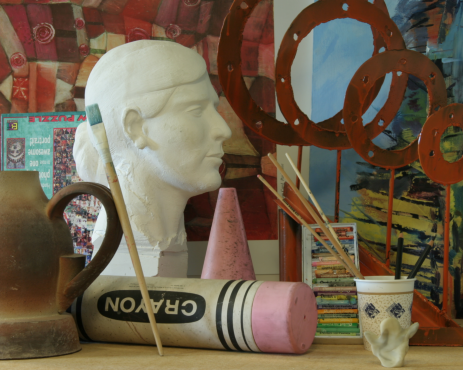
%> input picture Data/view1.png, 463 x 370 px
$ octave Block_Matching.m   (GNU Octave 9; MATLAB toolbox functions it lacks are replaced by stand-ins)
%> lines starting %> are read from the running program, lines starting %| are printed output that depends on the picture
% Block Matching
%%
% Preprocessing
% --------------
% Read in image data
view1 = imread('Data/view1.png');
%> view1 is the input picture: size 370x463x3 uint8; mean R, G, B 109.7, 94.7, 74.9
view3 = imread('Data/view3.png');
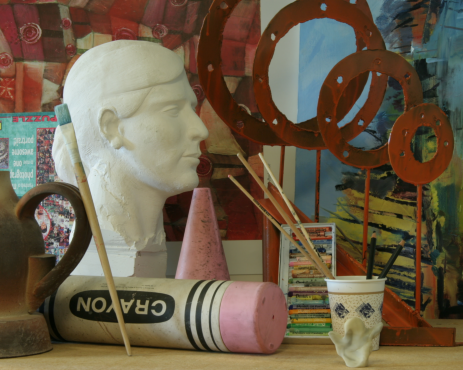
%> input picture Data/view3.png, 463 x 370 px
%> view3 is the input picture: size 370x463x3 uint8; mean R, G, B 107.6, 93.6, 72.9
view5 = imread('Data/view5.png');
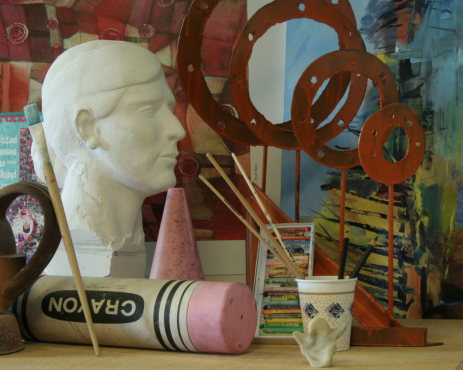
%> input picture Data/view5.png, 463 x 370 px
%> view5 is the input picture: size 370x463x3 uint8; mean R, G, B 106.1, 92.6, 73.3

% Convert to double
view1 = im2double(view1);
%> view1: size 370x463x3 double
view3 = im2double(view3);
%> view3: size 370x463x3 double
view5 = im2double(view5);
%> view5: size 370x463x3 double

% Convert from RGB to grayscale
view1 = rgb2gray(view1);
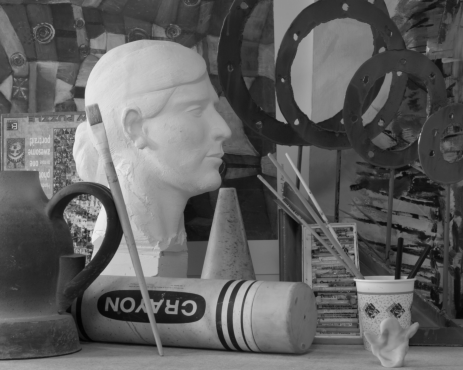
%> view1: size 370x463 double; min 0.0127, max 0.929, mean 0.38
view3 = rgb2gray(view3);
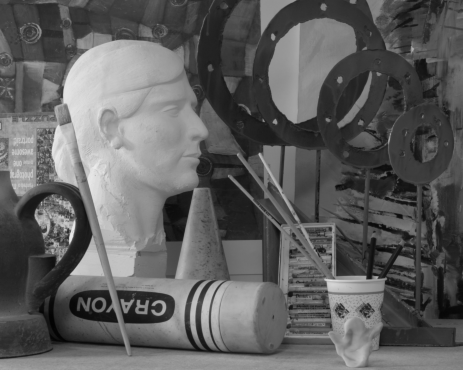
%> view3: size 370x463 double; min 0.0116, max 0.924, mean 0.374

view5 = rgb2gray(view5);
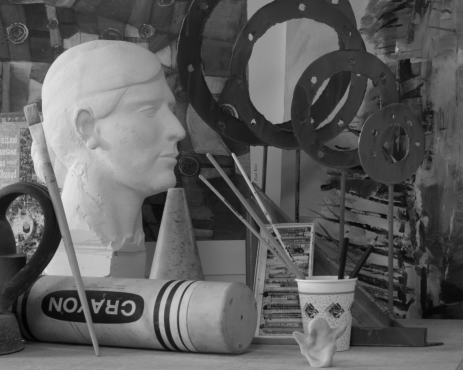
%> view5: size 370x463 double; min 0.0104, max 0.916, mean 0.37

% Pad images;
view1 = padarray(view1,[50 50]);
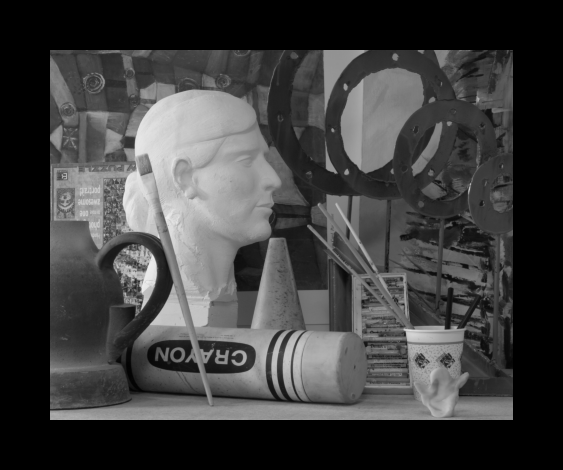
%> view1: size 470x563 double; min 0, max 0.929, mean 0.246
view3 = padarray(view3,[50 50]);
%> view3: size 470x563 double
view5 = padarray(view5,[50 50]);
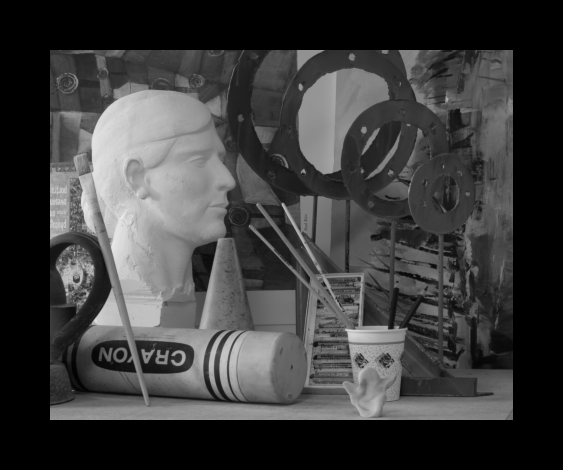
%> view5: size 470x563 double; min 0, max 0.916, mean 0.24

% Calc height, width, etc
height = size(view1,1);
%> height = 470
width = size(view1,2);
%> width = 563

% Create empty disparity map to match view1's dimensions
disp1 = zeros(height,width);
disp5 = zeros(height,width);

% Window size (2n+1 x 2n+1)
winsize = 1;

% Window Allocation
win1 = zeros(winsize+1,winsize+1);
win5 = zeros(winsize+1,winsize+1);

% Default SSD values
check_SSD = 0;
%%
% Generate Map 1
%> (the run ends here)
